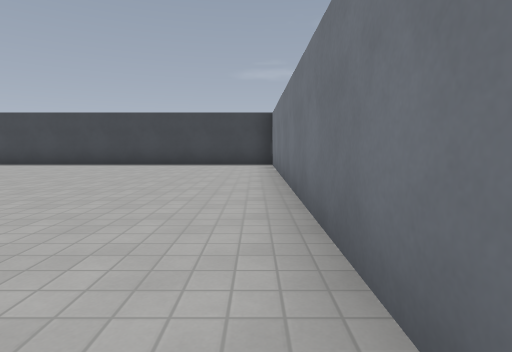
View 1 (above)

21 first-person views from a walk through a Godot game level. The camera is 1.2 m above the floor, tilts 6° down and sees 80° across. The floor is counted in squares, 2 m on a side. Each view is taken from the middle of a square. On the plan, view 1 faces up. The plan holds only what a view shows up to about 9 squares ahead; the rest is blank. The place goes on beyond the plan. Surface patterns are stand-ins for the level's own textures.

View 2
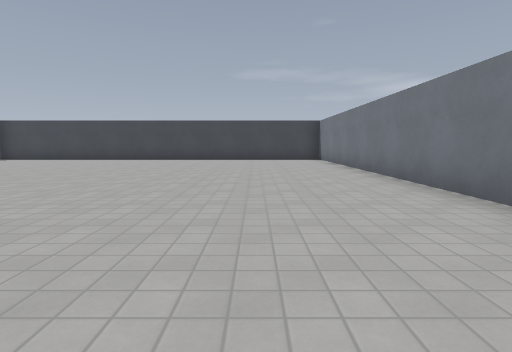

View 3
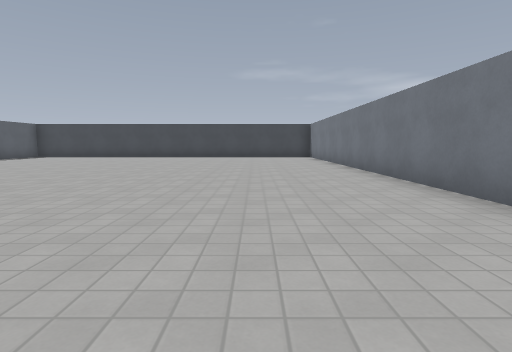

View 4
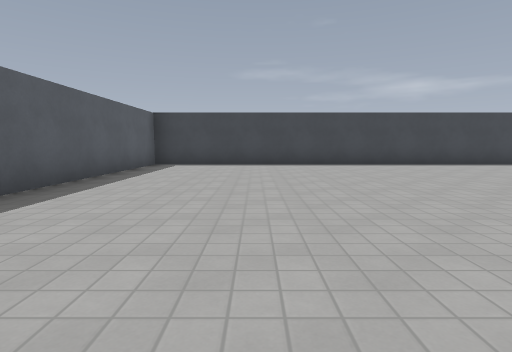

View 5
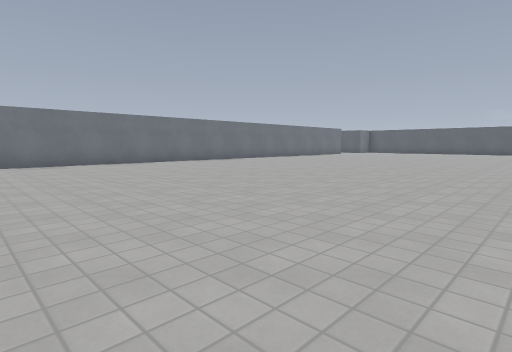

View 6
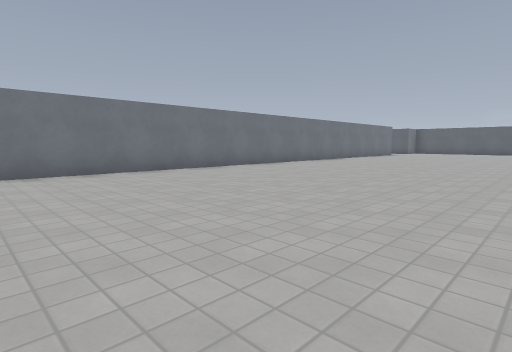

View 7
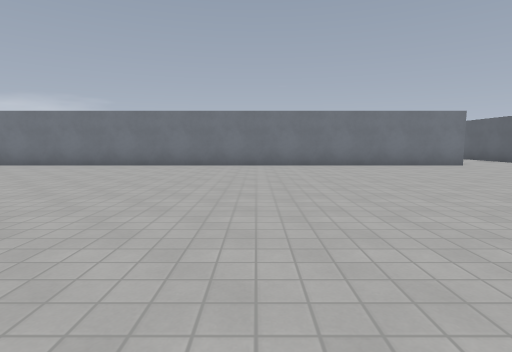

View 8
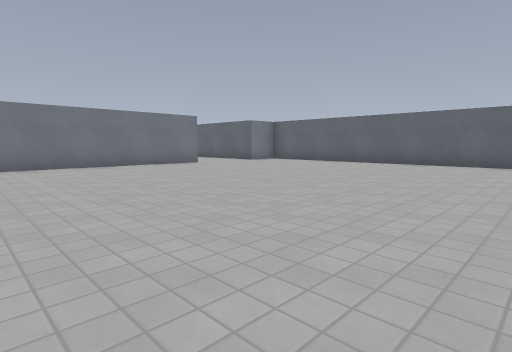

View 9
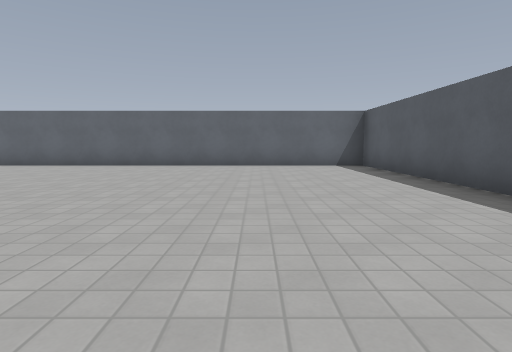

View 10
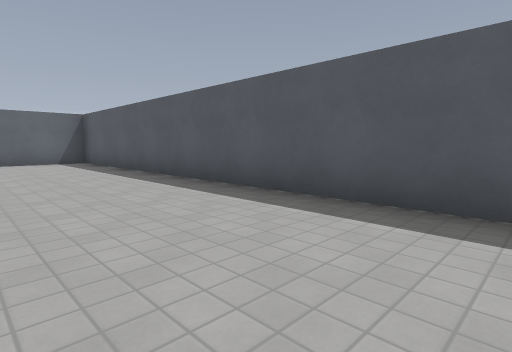

View 11
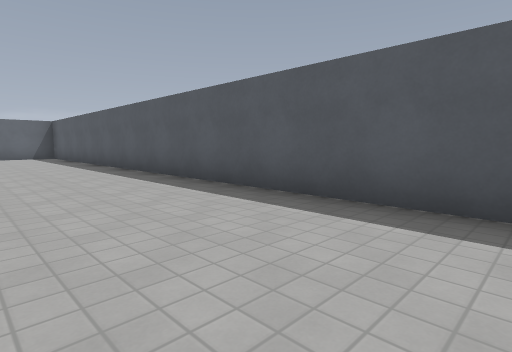

View 12
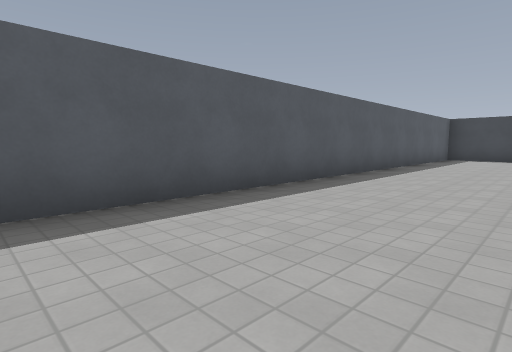

View 13
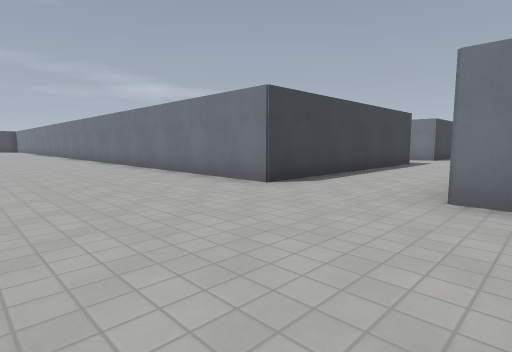

View 14
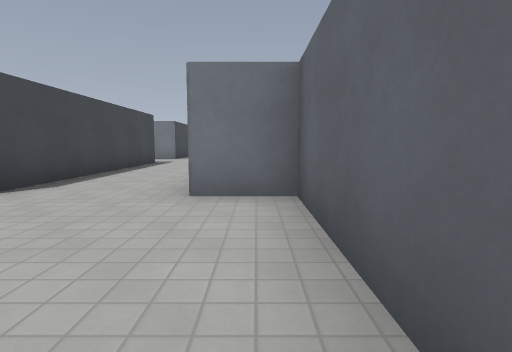

View 15
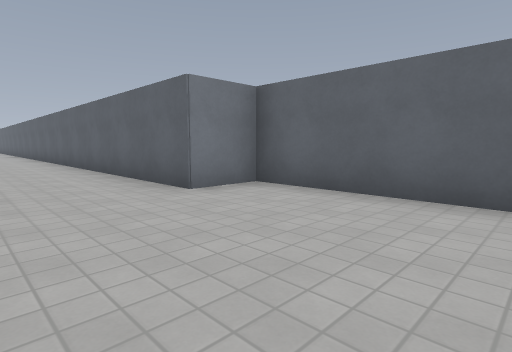

View 16
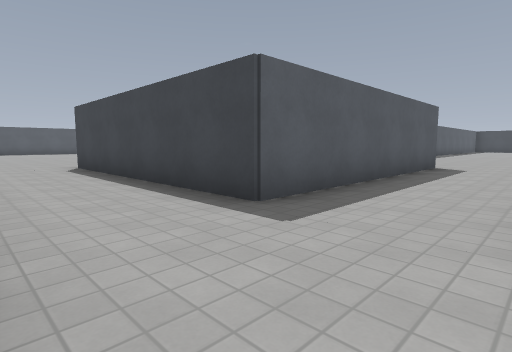

View 17
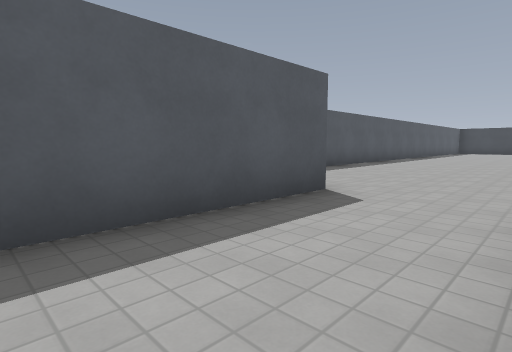

View 18
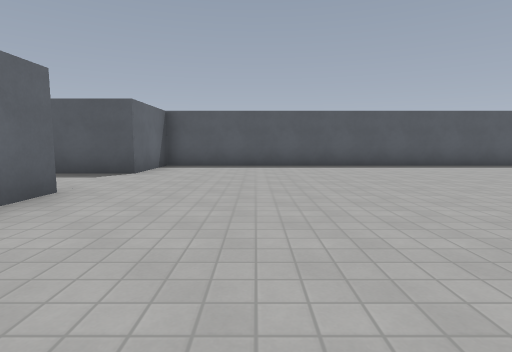

View 19
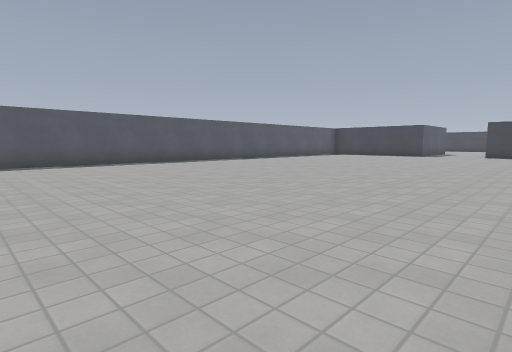

View 20
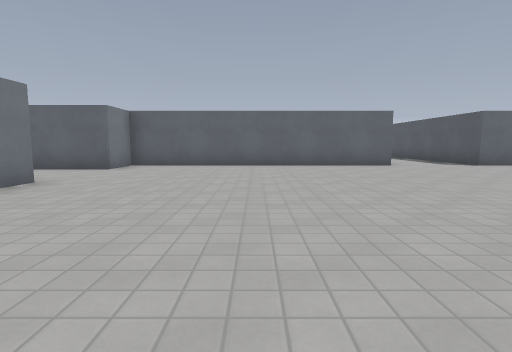

View 21
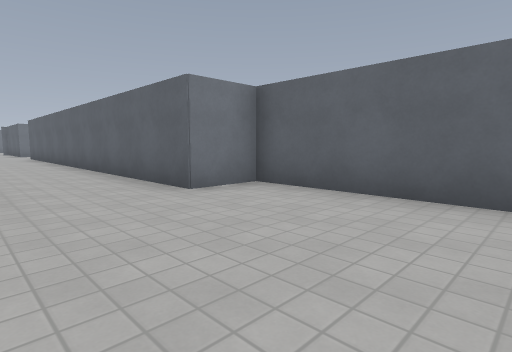

### Floor plan
Points are (right, up) in squares from view 1. A wall is a line through its corners. A room is listed if a view was taken in it or the views show most of it. See-through windows are left out.
Room 1 (views 1, 2, 3, 4, 5, 6, 7, 8, 9, 10, 11, 12, 13, 14, 15, 16, 17)
walls: (6.8, -9.5) (6.8, -15.8) (0.5, -15.8) (0.5, 9) (-12, 9) (-12, -19.5) (0.5, -19.5) (0.5, -18.2) (7.6, -18.2)
ways out: opening at (8, -10) to room 2
Room 2 (views 18, 19, 20, 21)
walls: (4.5, 0.1) (4.5, -9.5) (6.8, -9.5); (16.5, -5.8) (16.5, -5.1); (9.1, -9.5) (16.5, -9.5) (16.5, -8.2) (23.6, -8.2)
ways out: opening at (8, -10) to room 1

Where each view was taken, in squares from view 1:
view 1: 0 up, 0 right, facing up
view 2: 3 down, 2 left, facing up
view 3: 5 down, 2 left, facing up
view 4: 0 up, 9 left, facing up
view 5: 1 up, 9 left, facing down-right
view 6: 1 up, 6 left, facing down-right
view 7: 10 down, 8 left, facing right
view 8: 10 down, 8 left, facing down-right
view 9: 11 down, 9 left, facing down
view 10: 9 down, 9 left, facing down-left
view 11: 5 down, 9 left, facing down-left
view 12: 4 down, 9 left, facing up-left
view 13: 19 down, 3 left, facing up-right
view 14: 19 down, 3 left, facing right
view 15: 16 down, 3 left, facing down-right
view 16: 18 down, 9 right, facing up-left
view 17: 13 down, 9 right, facing up-left
view 18: 7 down, 13 right, facing left
view 19: 7 down, 14 right, facing up-left
view 20: 1 down, 13 right, facing down
view 21: 6 down, 13 right, facing down-right
